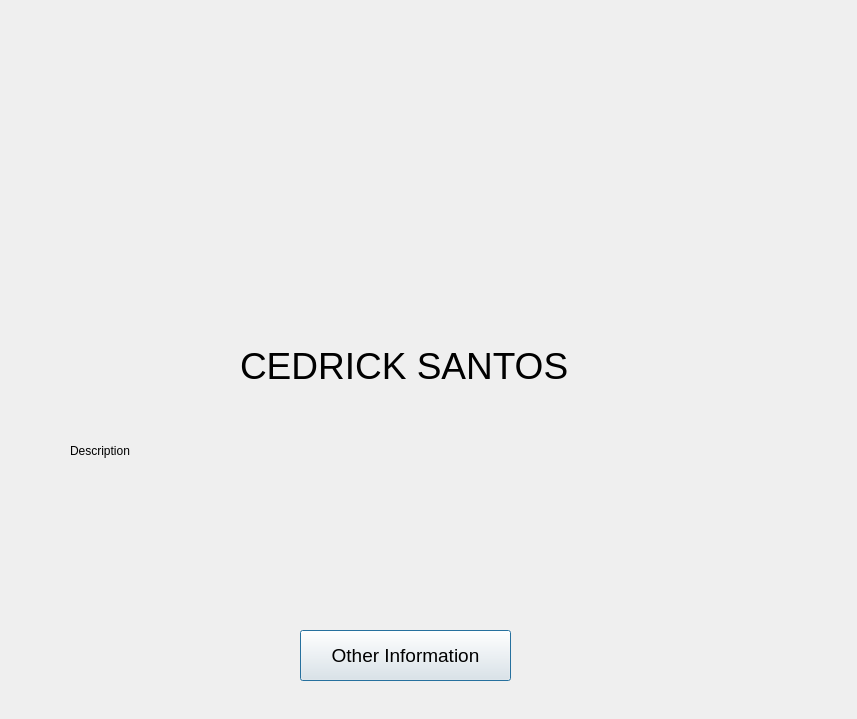
<?xml version="1.0" encoding="UTF-8"?>
<ui version="4.0">
 <class>Santos</class>
 <widget class="QDialog" name="Santos">
  <property name="geometry">
   <rect>
    <x>0</x>
    <y>0</y>
    <width>857</width>
    <height>719</height>
   </rect>
  </property>
  <property name="windowTitle">
   <string>Dialog</string>
  </property>
  <widget class="QLabel" name="label_2">
   <property name="geometry">
    <rect>
     <x>70</x>
     <y>400</y>
     <width>701</width>
     <height>101</height>
    </rect>
   </property>
   <property name="text">
    <string>Description</string>
   </property>
  </widget>
  <widget class="QPushButton" name="pushButton">
   <property name="geometry">
    <rect>
     <x>300</x>
     <y>630</y>
     <width>211</width>
     <height>51</height>
    </rect>
   </property>
   <property name="font">
    <font>
     <pointsize>14</pointsize>
    </font>
   </property>
   <property name="text">
    <string>Other Information</string>
   </property>
  </widget>
  <widget class="QLabel" name="label">
   <property name="geometry">
    <rect>
     <x>240</x>
     <y>340</y>
     <width>441</width>
     <height>51</height>
    </rect>
   </property>
   <property name="font">
    <font>
     <pointsize>28</pointsize>
    </font>
   </property>
   <property name="text">
    <string>CEDRICK SANTOS</string>
   </property>
  </widget>
  <widget class="QLabel" name="label_3">
   <property name="geometry">
    <rect>
     <x>280</x>
     <y>30</y>
     <width>311</width>
     <height>291</height>
    </rect>
   </property>
   <property name="text">
    <string/>
   </property>
   <property name="pixmap">
    <pixmap resource="src.qrc">:/pics/PICTURES FOR GROUPWORK/2.png</pixmap>
   </property>
   <property name="scaledContents">
    <bool>true</bool>
   </property>
   <property name="wordWrap">
    <bool>false</bool>
   </property>
  </widget>
 </widget>
 <resources>
  <include location="src.qrc"/>
 </resources>
 <connections/>
</ui>
